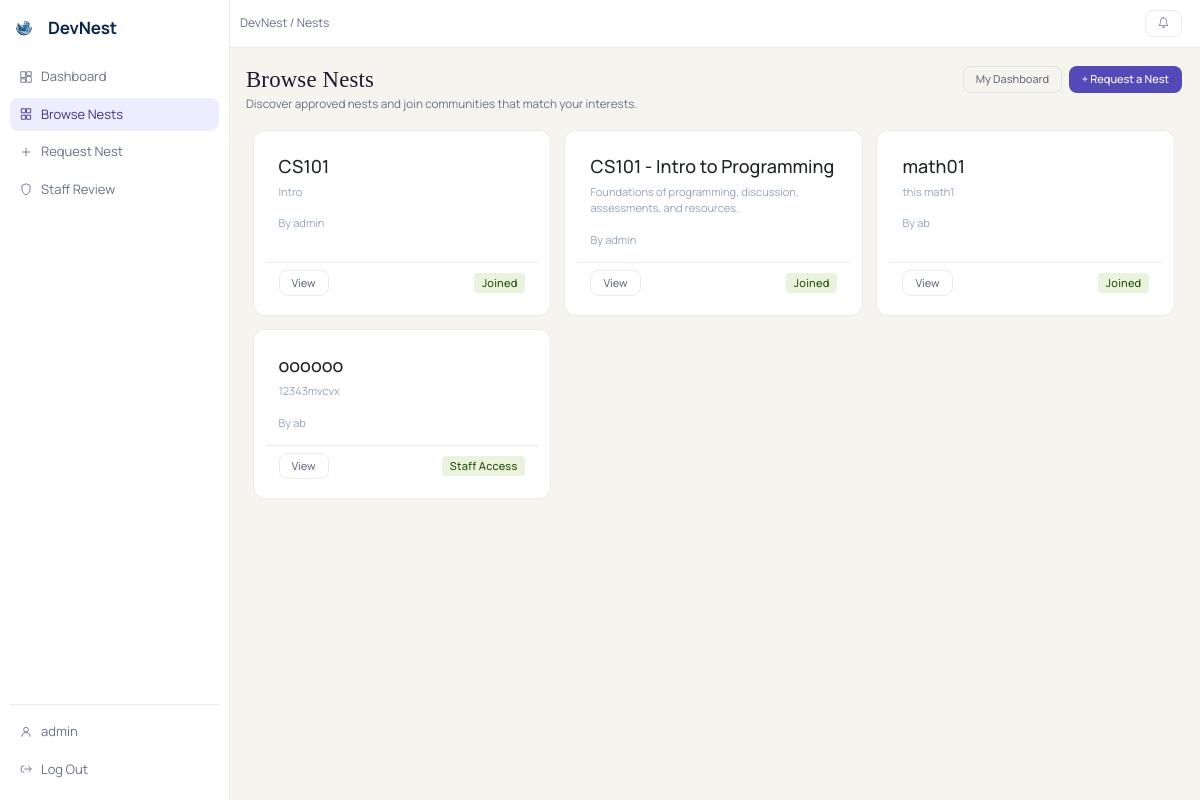
The page /nests/browse/ (signed in) on the database its author committed.
### nests/models.py (models this page shows, shortened)
class Nest(models.Model):
    class Status(models.TextChoices):
        PENDING  = 'pending',  'Pending'
        APPROVED = 'approved', 'Approved'
        REJECTED = 'rejected', 'Rejected'
    name        = models.CharField(max_length=255)
    description = models.TextField()
    creator     = models.ForeignKey(settings.AUTH_USER_MODEL, on_delete=models.CASCADE)
    members     = models.ManyToManyField(
        settings.AUTH_USER_MODEL,
        through='NestMembership',
        related_name='nests',
    )
    status      = models.CharField(
        max_length=20,
        choices=Status.choices,
        default=Status.PENDING,
    )
    created_at  = models.DateTimeField(auto_now_add=True)

### nests/views.py (the view)
# urls.py: path('browse/',               views.nest_list_view,         name='nest_list_view'),
def nest_list_view(request: HttpRequest):
    if not request.user.is_authenticated:
        return _require_auth(request, 'You must be signed in to browse nests.')
    """Browse all approved nests."""
    nests = Nest.objects.filter(status=Nest.Status.APPROVED).order_by('name')
    memberships = NestMembership.objects.filter(user=request.user).values_list('nest_id', 'status')
    active_nest_ids = {nest_id for nest_id, status in memberships if status == NestMembership.Status.ACTIVE}
    pending_nest_ids = {nest_id for nest_id, status in memberships if status == NestMembership.Status.PENDING}
    return render(request, 'nests/nest_list.html', {
        'nests': nests,
        'active_nest_ids': active_nest_ids,
        'pending_nest_ids': pending_nest_ids,
        'is_site_staff': request.user.is_staff or request.user.is_superuser,
    })

### main/context_processors.py (called while the page is built)
def notifications_context(request):
    if not getattr(request.user, 'is_authenticated', False):
        return {
            'unread_notifications': [],
            'unread_notifications_count': 0,
        }
    unread_qs = Notification.objects.filter(user=request.user, is_read=False)
    return {
        'unread_notifications': list(unread_qs[:8]),
        'unread_notifications_count': unread_qs.count(),
    }

### nests/templates/nests/nest_list.html (shortened to what this page needs)
{% extends "nests/base.html" %}
{% block content %}
<div class="nest-page-head">
    <div>
        <h2 class="nest-page-title">Browse Nests</h2>
        <p class="nest-page-subtitle">Discover approved nests and join communities that match your interests.</p>
    </div>
    <div class="d-flex gap-2">
        <a href="{% url 'nests:nest_dashboard' %}" class="nest-btn-soft">My Dashboard</a>
        <a href="{% url 'nests:request_nest_view' %}" class="nest-btn-main">+ Request a Nest</a>
    </div>
</div>
{% if nests %}
<div class="row g-3">
    {% for nest in nests %}
    <div class="col-12 col-md-6 col-lg-4">
        <div class="card nest-card">
            <div class="card-body">
                <h5 class="card-title">{{ nest.name }}</h5>
                <p class="card-text text-muted">{{ nest.description }}</p>
                <small class="text-muted">By {{ nest.creator.username }}</small>
            </div>
            <div class="card-footer bg-transparent d-flex justify-content-between align-items-center">
                {% if nest.pk in active_nest_ids or is_site_staff %}
                    <a href="{% url 'nests:nest_detail' nest_id=nest.pk %}" class="nest-btn-soft btn-sm">View</a>
                    {% if nest.pk in active_nest_ids %}
                        <span class="nest-chip nest-chip-approved">Joined</span>
                    {% else %}
                        <span class="nest-chip nest-chip-approved">Staff Access</span>
                    {% endif %}
                {% elif nest.pk in pending_nest_ids %}
                    <span class="nest-chip nest-chip-pending">Request Pending</span>
                {% else %}
                    <form method="post" action="{% url 'nests:join_nest' nest_id=nest.pk %}">
                        {% csrf_token %}
                        <button type="submit" class="nest-btn-main btn-sm">Request to Join</button>
                    </form>
                {% endif %}
            </div>
        </div>
    </div>
    {% endfor %}
</div>
{% else %}
<div class="nest-surface p-4">
    <p class="text-muted mb-0">No approved nests yet. <a href="{% url 'nests:request_nest_view' %}">Be the first to request one.</a></p>
</div>
{% endif %}
{% endblock %}

### nests/templates/nests/base.html (shortened to what this page needs)
{% load static %}
<!doctype html>
<html lang="en">
<head>
	<link href="https://cdn.jsdelivr.net/npm/bootstrap@5.3.3/dist/css/bootstrap.min.css" rel="stylesheet">
	<link href="https://cdn.jsdelivr.net/npm/bootstrap-icons@1.11.3/font/bootstrap-icons.css" rel="stylesheet">
	<link rel="stylesheet" href="{% static 'css/nests.css' %}">
	<link rel="stylesheet" href="{% static 'css/design-system.css' %}">
</head>
<body class="nest-shell">
	<div class="nest-layout">
		<aside class="nest-sidebar">
			<a class="nest-sidebar__brand" href="/">
				<img src="{% static 'images/logo.svg' %}" alt="DevNest" width="28" height="28" style="border-radius:6px;">
				<span class="nest-sidebar__name">DevNest</span>
			</a>
			<nav class="nest-sidebar__nav" aria-label="Primary">
				<a class="nest-sidebar__link {% if request.path == '/nests/' %}is-active{% endif %}" href="{% url 'nests:nest_dashboard' %}">
					<svg viewBox="0 0 24 24" fill="none" aria-hidden="true"><path d="M3 13h8V3H3v10Zm0 8h8v-6H3v6Zm10 0h8V11h-8v10Zm0-18v6h8V3h-8Z" stroke="currentColor"/></svg>
					<span>Dashboard</span>
				</a>
				<a class="nest-sidebar__link {% if '/nests/browse/' in request.path %}is-active{% endif %}" href="{% url 'nests:nest_list_view' %}">
					<svg viewBox="0 0 24 24" fill="none" aria-hidden="true"><path d="M11 3H4v7h7V3Zm9 0h-7v7h7V3ZM11 14H4v7h7v-7Zm9 0h-7v7h7v-7Z" stroke="currentColor"/></svg>
					<span>Browse Nests</span>
				</a>
				<a class="nest-sidebar__link {% if '/nests/request/' in request.path %}is-active{% endif %}" href="{% url 'nests:request_nest_view' %}">
					<svg viewBox="0 0 24 24" fill="none" aria-hidden="true"><path d="M12 5v14M5 12h14" stroke="currentColor"/></svg>
					<span>Request Nest</span>
				</a>
				{% if request.user.is_staff or request.user.is_superuser %}
					<a class="nest-sidebar__link {% if '/nests/staff/review/' in request.path %}is-active{% endif %}" href="{% url 'nests:staff_nest_review' %}">
						<svg viewBox="0 0 24 24" fill="none" aria-hidden="true"><path d="m12 3 7 3v6c0 5-3.5 8.7-7 10-3.5-1.3-7-5-7-10V6l7-3Z" stroke="currentColor"/></svg>
						<span>Staff Review</span>
					</a>
				{% endif %}
			</nav>
			{% if request.user.is_authenticated %}
			<div class="nest-sidebar__footer">
				<a class="nest-sidebar__link {% if '/accounts/profile/' in request.path %}is-active{% endif %}" href="{% url 'accounts:user_profile_view' request.user.username %}">
					<svg viewBox="0 0 24 24" fill="none" aria-hidden="true"><path d="M12 12a4 4 0 1 0 0-8 4 4 0 0 0 0 8Zm-7 8a7 7 0 0 1 14 0" stroke="currentColor"/></svg>
					<span>{{ request.user.username }}</span>
				</a>
				<a class="nest-sidebar__link" href="{% url 'accounts:log_out' %}?next={{request.path}}">
					<svg viewBox="0 0 24 24" fill="none" aria-hidden="true"><path d="M9 7H6a2 2 0 0 0-2 2v6a2 2 0 0 0 2 2h3M16 17l5-5-5-5M21 12H9" stroke="currentColor"/></svg>
					<span>Log Out</span>
				</a>
			</div>
			{% endif %}
		</aside>
		<div class="nest-main-wrap">
			<header class="nest-topbar-v2">
				<div class="nest-topbar-v2__crumb">{% block topbar_crumb %}DevNest / Nests{% endblock %}</div>
				<div class="d-flex align-items-center gap-2">
					{% if request.user.is_authenticated %}
						<div class="dropdown">
							<button class="btn btn-sm btn-light position-relative" type="button" id="nestNotifDropdown" data-bs-toggle="dropdown" aria-expanded="false" title="Notifications">
								<i class="bi bi-bell"></i>
							</button>
						</div>
					{% else %}
						<a class="btn btn-sm btn-light" href="{% url 'accounts:sign_in' %}?next={{request.path}}">Sign in</a>
					{% endif %}
				</div>
			</header>
			<main class="nest-content">
				{% block content %}{% endblock %}
			</main>
		</div>
	</div>
</body>
</html>

### nests/static/css/nests.css (style rules this page uses)
:root { --nest-bg: #f5f4ef; --nest-paper: #ffffff; --nest-ink: #1a1a2e; --nest-muted: #6b7280; --nest-line: #dddbd3; --nest-accent: #1d3461; --nest-accent-hover: #16294f; --nest-amber: #c57c0e; --nest-amber-soft: #fef3c7; --nest-soft: #eaecf4; --nest-danger-soft: #fde9ef; --nest-shadow-sm: 0 1px 3px rgba(0, 0, 0, .08), 0 1px 2px rgba(0, 0, 0, .06); --nest-shadow: 0 2px 8px rgba(0, 0, 0, .09); --nest-radius: 8px; --nest-radius-sm: 5px; }
* { box-sizing: border-box; }
.nest-shell { margin: 0; min-height: 100vh; background: var(--nest-bg); color: var(--nest-ink); font-family: 'Manrope', sans-serif; }
.nest-layout { display: block; min-height: calc(100vh - 63px); }
.nest-sidebar { width: 230px; min-width: 230px; background: var(--nest-paper); border-right: 1px solid var(--nest-line); min-height: calc(100vh - 63px); padding: 1.25rem 0; position: sticky; top: 63px; }
.nest-page-head { display: flex; align-items: flex-start; justify-content: space-between; flex-wrap: wrap; gap: 1rem; margin-bottom: 1.25rem; }
.nest-page-title { margin: 0; font-family: 'DM Serif Display', serif; font-size: 1.75rem; font-weight: 400; color: var(--nest-ink); letter-spacing: .2px; }
.nest-page-subtitle { color: var(--nest-muted); margin: .2rem 0 0; font-size: .9rem; }
.nest-card { height: 100%; border: 1px solid var(--nest-line); border-radius: var(--nest-radius); background: var(--nest-paper); box-shadow: none; transition: box-shadow .2s; }
.nest-btn-main { display: inline-flex; align-items: center; border: none; background: var(--nest-accent); color: #fff; font-weight: 700; font-size: .875rem; border-radius: var(--nest-radius-sm); padding: .5rem 1rem; cursor: pointer; transition: background .15s; text-decoration: none; }
.nest-btn-soft { display: inline-flex; align-items: center; border: 1px solid var(--nest-line); color: var(--nest-ink); font-weight: 600; font-size: .875rem; border-radius: var(--nest-radius-sm); background: var(--nest-paper); padding: .5rem 1rem; cursor: pointer; text-decoration: none; transition: border-color .15s, background .15s; }
.nest-chip { display: inline-flex; align-items: center; border-radius: 4px; padding: .2rem .55rem; font-size: .75rem; font-weight: 700; letter-spacing: .02em; }
.nest-chip-approved { background: #dcfce7; color: #166534; border: 1px solid #86efac; }
.card { position: relative; }

### rows shown on the page
Nest: name "CS101", description "Intro", creator.username "admin", shows "View", shows "Joined"
Nest: name "CS101 - Intro to Programming", description "Foundations of programming, discussion, assessments, and resources.", creator.username "admin", shows "View", shows "Joined"
Nest: name "math01", description "this math1", creator.username "ab", shows "View", shows "Joined"
Nest: name "oooooo", description "12343mvcvx", creator.username "ab", shows "View", shows "Staff Access"

### other values the page prints
{{ request.user.username }} "admin"
